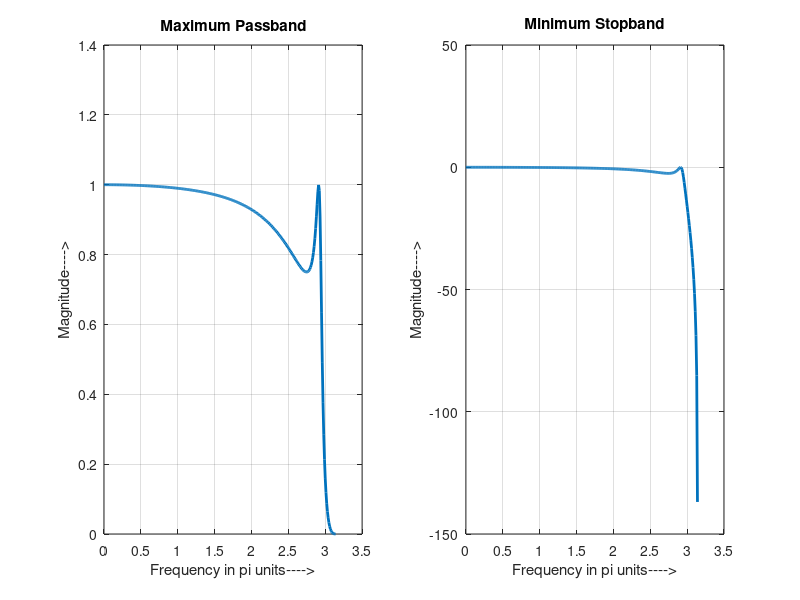

Source code (MATLAB):
clc;
clear all;
close all;
T=1;
Ap=2.5;
As=30;
wp=20;
ws=50;
[N,wc]=cheb1ord(wp,ws,Ap,As,'s');
[b,a]=cheby1(N,Ap,wp,'s');
Hs=tf(b,a);
[numd,dend]=bilinear(b,a,1/T);
Hz=tf(numd,dend,T);
wp=2*atan(wp*T/2);
%edge freq
ws=2*atan(ws*T/2);
%edge freq
w=0:0.01:pi;
Hw=freqz(numd,dend,w);
subplot(1,2,1);
plot(w,abs(Hw),'linewidth',2);
title('Maximum Passband');
xlabel('Frequency in pi units---->');
ylabel('Magnitude---->');
grid on;
subplot(1,2,2);
plot(w,20*log10(abs(Hw)),'linewidth',2);
title('Minimum Stopband');
xlabel('Frequency in pi units---->');
ylabel('Magnitude---->');
grid on;
